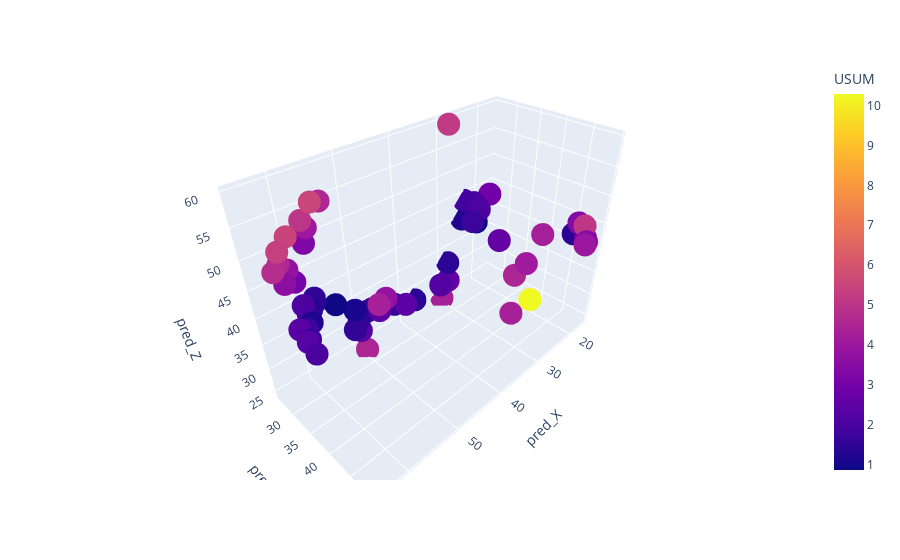

Notebook code cell kept with this figure:
### Code cell
px.scatter_3d(aux_plot.loc[aux_plot["relativ_dif_real_pred_Y"]>0.2],x="pred_X",y="pred_Y",z="pred_Z",color="USUM")
